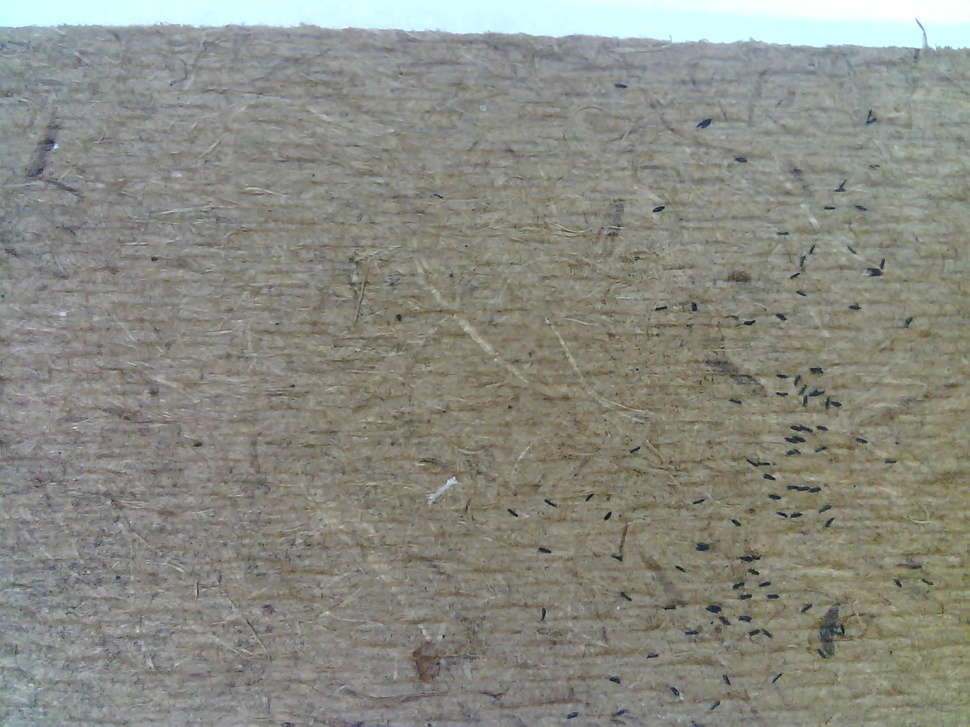
#> input picture fotos-capturadas/image.jpg, 970 x 727 px, shrunk from 1600 x 1200 before the run
$ python -i processamento.py   (imports and definitions only)
#> lines starting #> are read from the running program, lines starting #| are printed output that depends on the picture; after the words box and inside, x2 and y2 are one past the last pixel; in counts of white or black regions, pixels touching at a corner belong together
#> further down, picture is the input picture: shape (727, 970, 3); mean B, G, R 130.1, 138.3, 137.4
import cv2
from PIL import Image
import imutils
import numpy as np

def contar(image):

    imr = image[:,:,2]
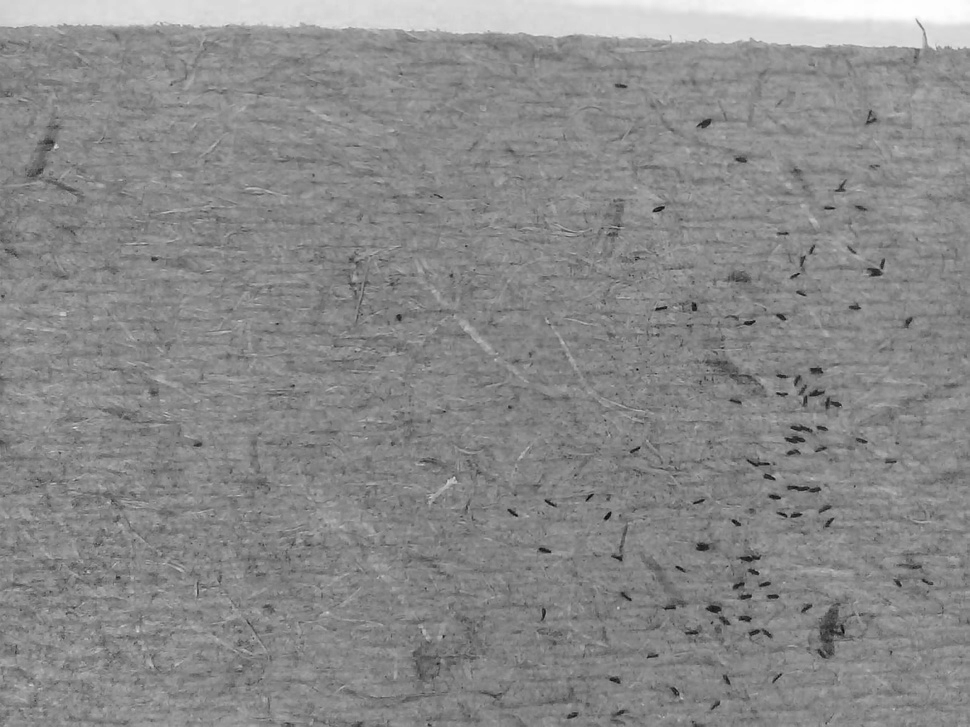
#> imr: shape (727, 970); min 4, max 255, mean 137.4

    ret,mask = cv2.threshold(imr,60,255,cv2.THRESH_BINARY_INV)
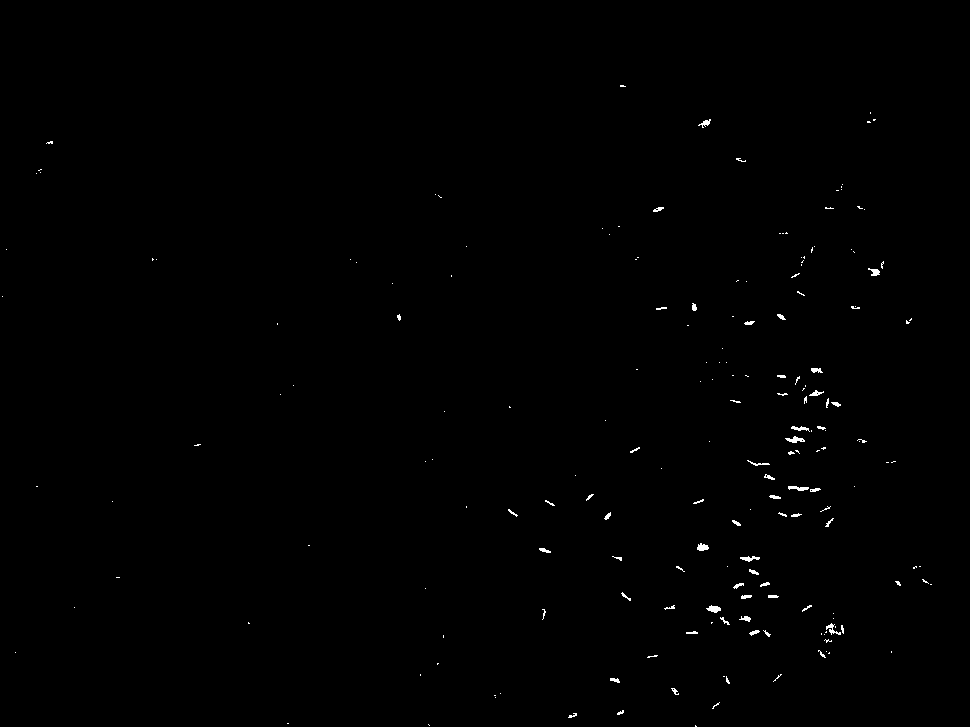
#> mask: shape (727, 970); 0.36% white in thin lines or dots, all inside (x1, y1, x2, y2) = (2, 85, 932, 727)

    mask = cv2.medianBlur(mask, 5)
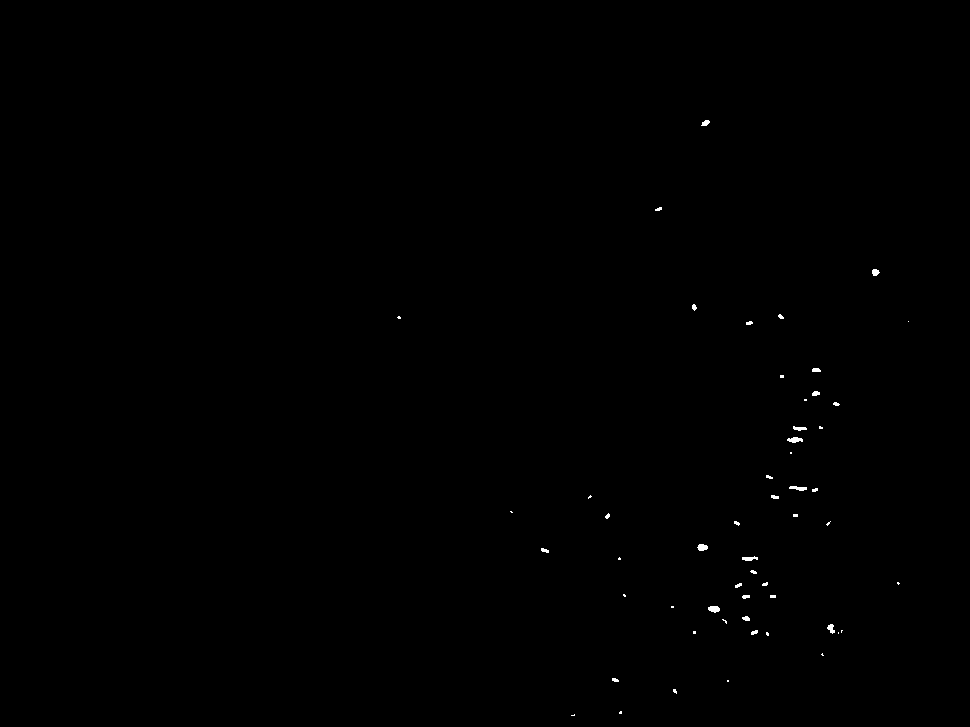
#> mask: shape (727, 970); 0.16% white; 54 white regions (31 under 20 px)

    cnts = cv2.findContours(mask.copy(), cv2.RETR_EXTERNAL, cv2.CHAIN_APPROX_SIMPLE)
#> cnts = 54 contours, 42 with area under 20; largest, box (x1, y1, x2, y2) and area: (708, 606, 720, 613) 50, (787, 437, 803, 443) 48, (697, 544, 708, 551) 46, (789, 486, 807, 491) 40, (742, 556, 758, 561) 35
    cnts = imutils.grab_contours(cnts)

    # Raio do circulo a ser desenhado
    radius = 10

    # Cor amarelo
    color = (0, 0, 255)

    # Espessura da linha do circulo
    thickness = 2

    # copia para não alterar a imagem original
    image_circles = image.copy()

    # Desenhar o circulo em cada centro
    for c in cnts:
        # compute the center of the contour
        M = cv2.moments(c)
        if M["m00"] != 0:
            cX = int(M["m10"] / M["m00"])
            cY = int(M["m01"] / M["m00"])
        else:
        # set values as what you need in the situation
            cX, cY = 0, 0
        # Center coordinates
        center_coordinates = (cX, cY)
        image_circles = image = cv2.circle(image_circles, center_coordinates, radius, color, thickness)
#> this loop made 54 passes
#> (c, cX, cY) on passes 1, 4, 7, 9, 10, 16, 17, 30, 32, 38, 43: ([[574, 714], [573, 715], [571, 715], [574, 715]], 573, 714), ([[727, 680], [727, 681], [728, 681], [728, 680]], 727, 680), ([[838, 632], [838, 633]], 0, 0), ([[693, 631], [693, 633], [695, 633], [695, 631]], 694, 632), ([[841, 630], [841, 632], [841, 631], [842, 630]], 841, 630), ([[671, 606], [671, 607], [673, 607], [673, 606]], 672, 606), ([[770, 595], [770, 597], [775, 597], [775, 595]], 772, 596), ([[793, 514], [793, 516], [797, 516], [797, 514]], 795, 515), ([[510, 511], [511, 512], [512, 512], [511, 511]], 511, 511), ([[790, 452], [790, 453], [791, 453], [791, 452]], 790, 452), ([[804, 399], [804, 400], [806, 400], [806, 399]], 805, 399)
#> (cX, cY) on passes 2, 3, 5, 6, 8, 11: (620, 712), (674, 690), (614, 679), (821, 654), (767, 633), (754, 632)
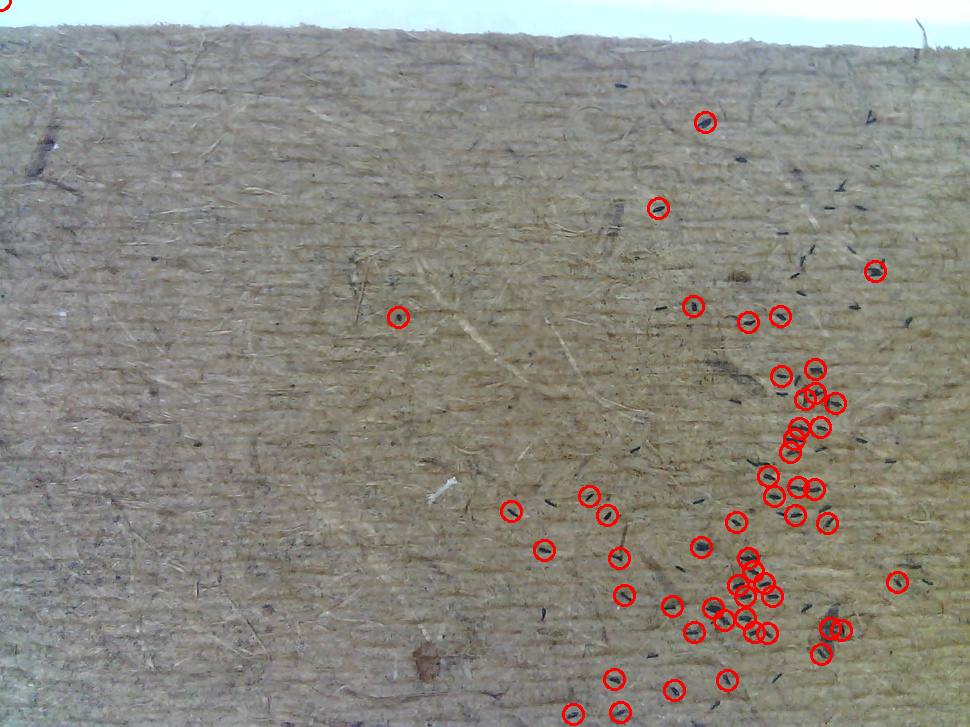
#> image_circles: shape (727, 970, 3); mean B, G, R 128.6, 136.6, 139.2

    return image_circles, len(cnts)


def toByteArray(image):
    is_success, im_buf_arr = cv2.imencode(".jpg", image)
    byte_im = im_buf_arr.tobytes()
    return byte_im

>>> import cv2
>>> picture = cv2.imread('fotos-capturadas/image.jpg')
>>> result = contar(picture)
